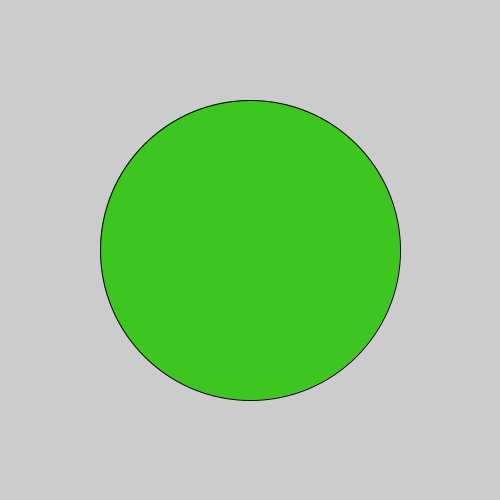
Frame 1 (no input)
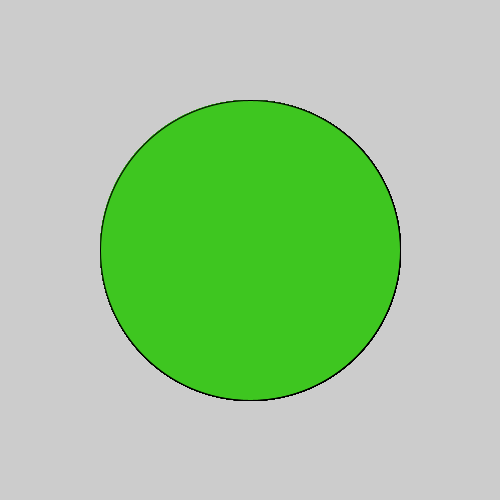
Frame 60 (the mouse pressed at the canvas centre just before this capture)
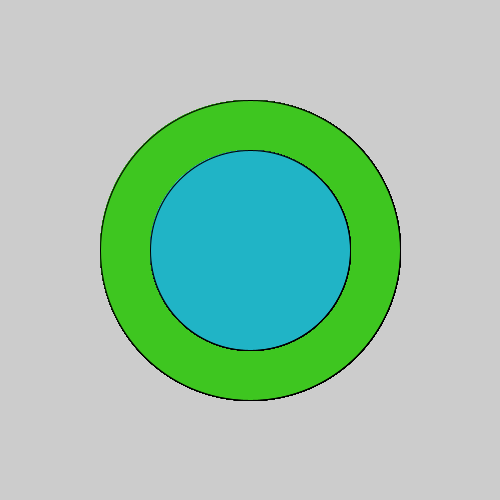
Frame 120 (the mouse held since frame 60 and released just before this capture)

The Processing sketch that drew these frames (run headless with seeded random() and noise(); from frame 60 on, the mouse is pressed at the canvas centre):

// Processing sketch: LogicalDot
// ── LogicalDot.pde
void setup(){
  size(500,500);
}
void draw(){
  if(mousePressed){
    fill(32,180,198);
    ellipse(250,250,200,200);
  }else{
    fill(62,198,32);
    ellipse(250,250,300,300);
  }
}
